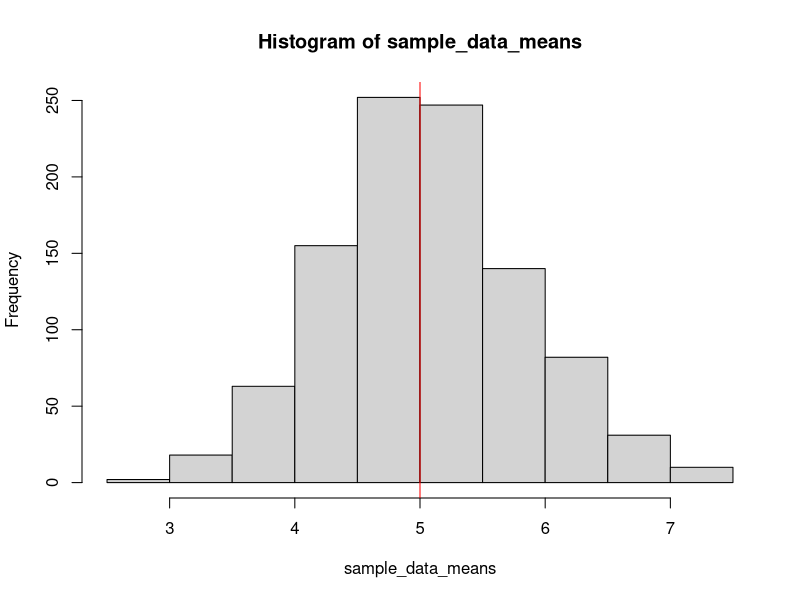
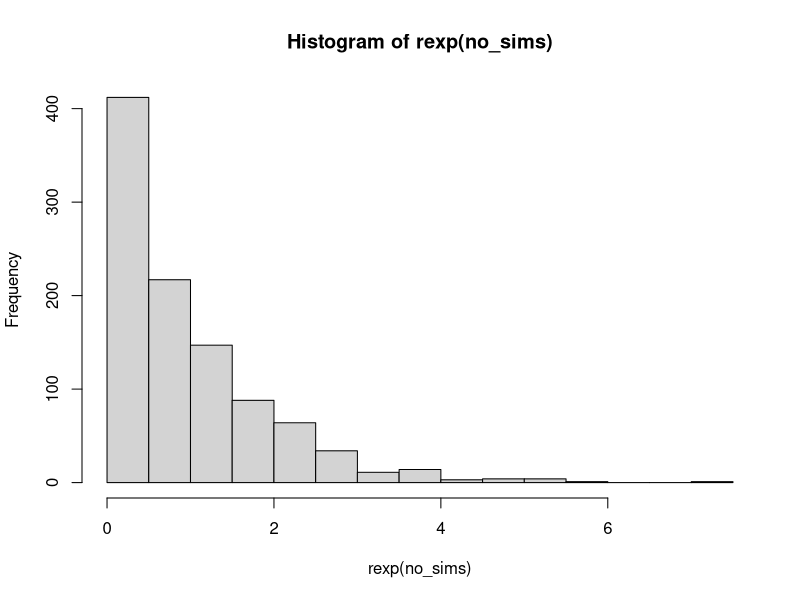
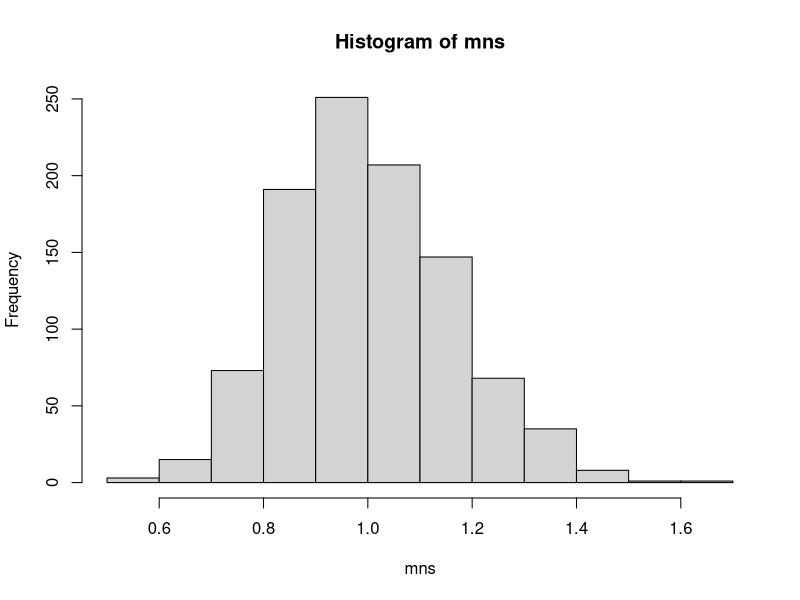

The R script that drew these images, in order: (Note: this script raises an error after producing the figures.)
## ---- chunk 1
library(datasets)
library(ggplot2)
library(gridExtra)
## ---- chunk 2
lambda <- 0.2
n = 40
no_sims <- 1000

theoretical_mean = 1/lambda

sample_data_means = apply(matrix(rexp(no_sims*n, rate = lambda), no_sims), 1, mean)
hist(sample_data_means)

abline(v = theoretical_mean, col = "red")


theoretical_mean

sample_mean <- mean(sample_data_means)
sample_mean

## ---- chunk 3

theoretical_standard_deviation <- 1/lambda

#Note: Variance = (SD)^2 / n
theoretical_variance <- (theoretical_standard_deviation^2) / n

sample_variance <- var(sample_data_means)

theoretical_variance
sample_variance

## ---- chunk 4

hist(rexp(no_sims))
mns = NULL
for (i in 1 : 1000) mns = c(mns, mean(rexp(n)))
hist(mns)

## ---- chunk 5

summary(ToothGrowth)

#plots
p1 <- qplot(ToothGrowth$len, 
            ToothGrowth$supp, 
            colour=I("blue")) +
            xlab("Len") + 
            ylab("Supp") + 
            ggtitle("Len vs Supp")

p2 <- qplot(ToothGrowth$len, 
            ToothGrowth$dose, 
            colour=I("blue")) +
            xlab("Len") + 
            ylab("Dose") + 
            ggtitle("Len vs Dose")

p3 <- qplot(ToothGrowth$supp, 
            ToothGrowth$dose, 
            colour=I("blue")) +
            xlab("Supp") + 
            ylab("Dose") + 
            ggtitle("Supp vs Dose")

grid.arrange(p1, p2, p3, ncol = 3, main = "ToothGrowth")

